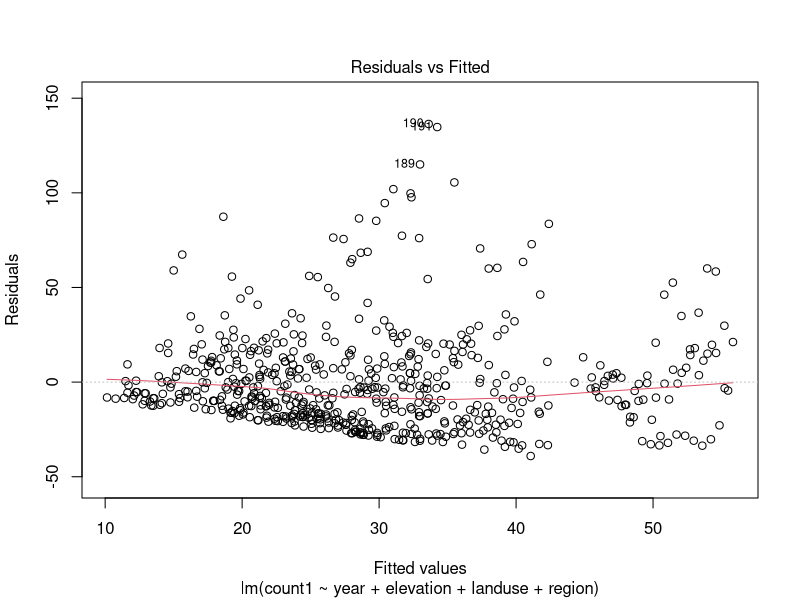
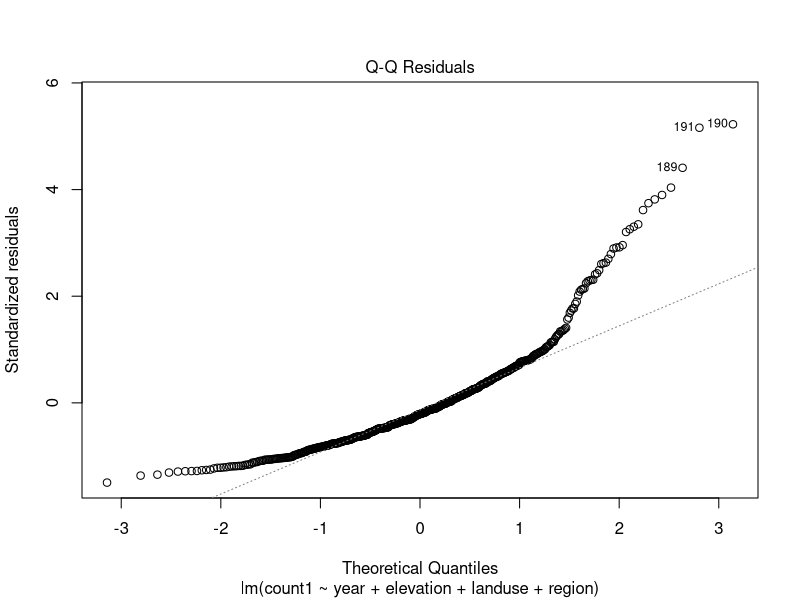
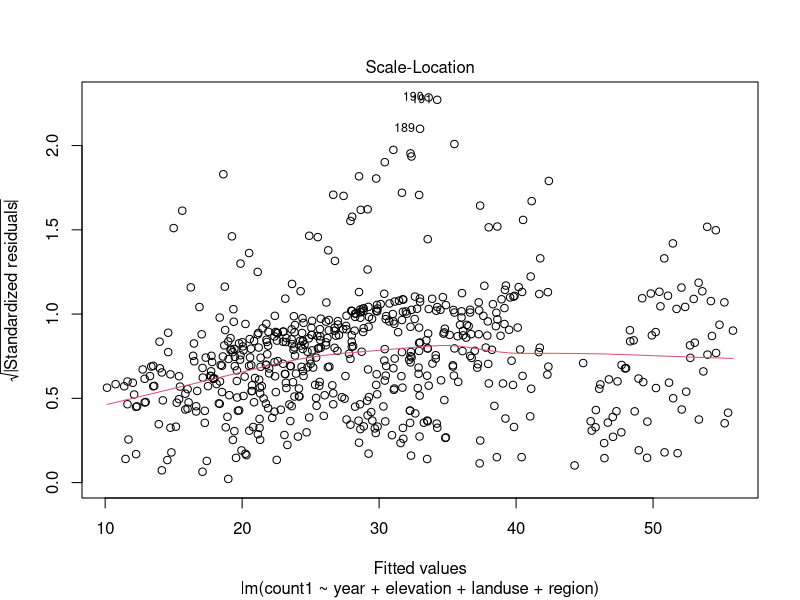
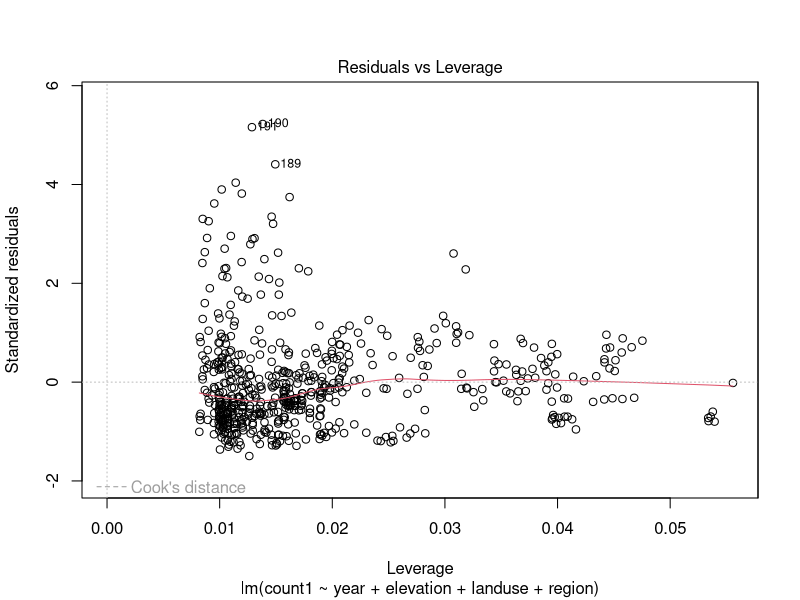
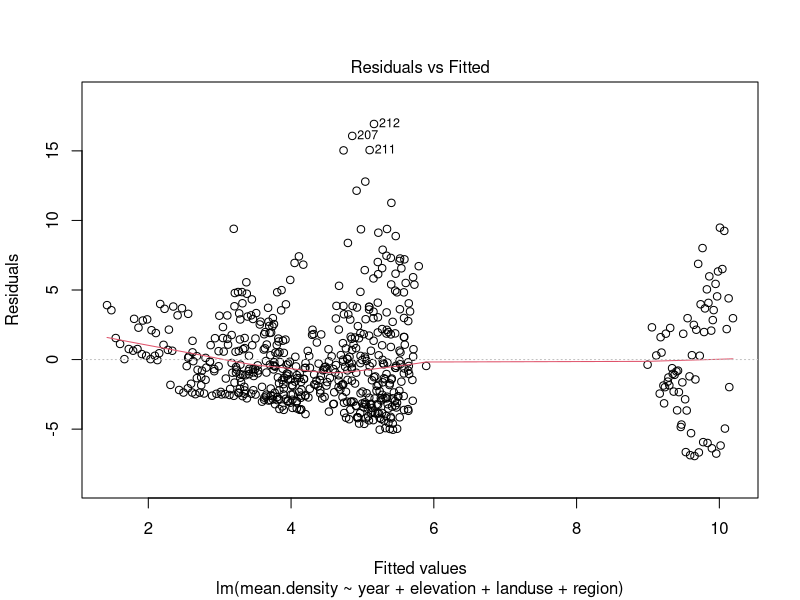
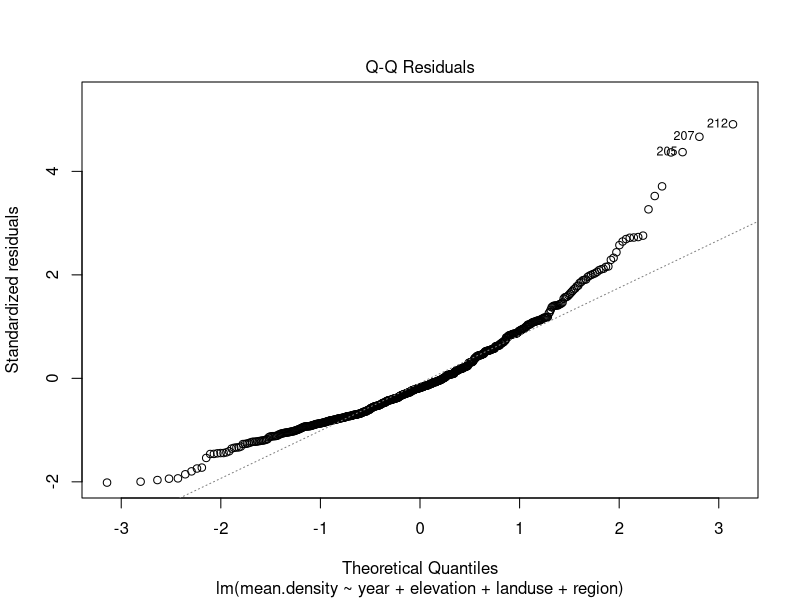
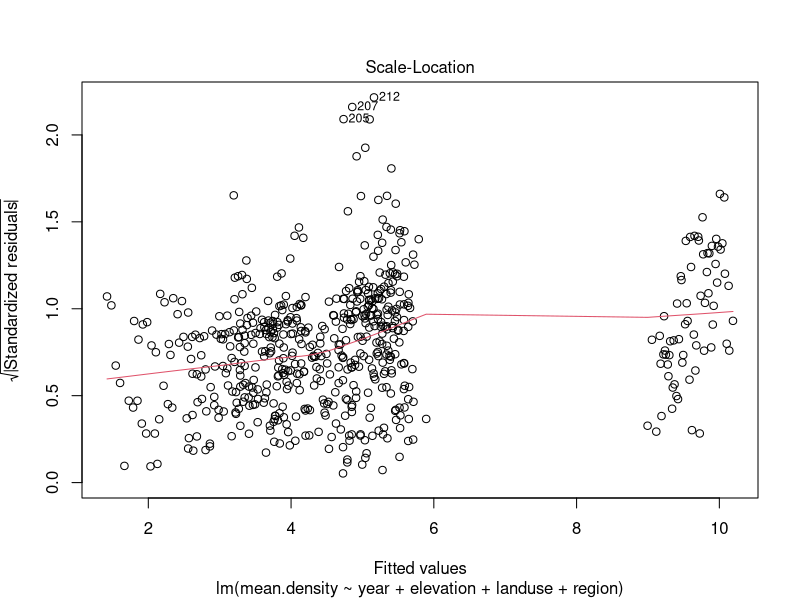
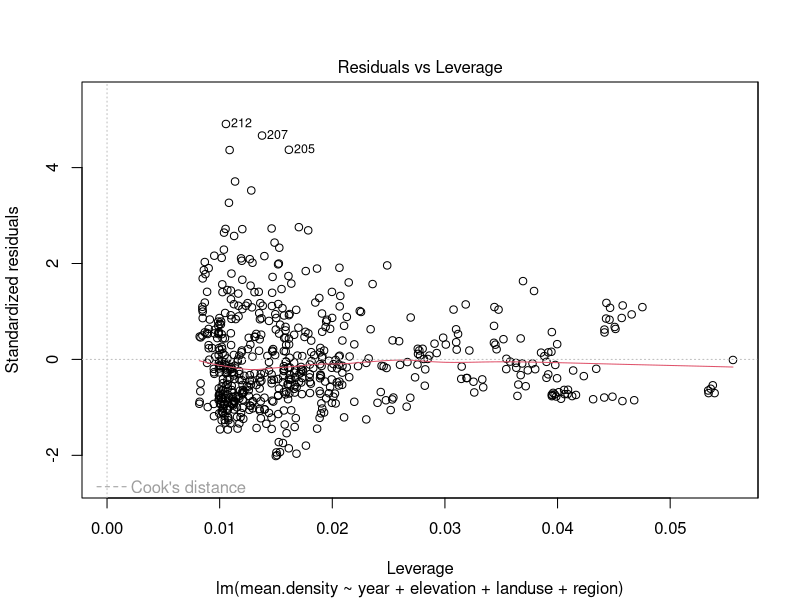

Write R code to recreate these figures, in order.
## ---- chunk 1
hares <- read.table("Data/hares_data.txt", header = TRUE, stringsAsFactors = FALSE)
str(hares)
## ---- chunk 2
hares <- hares[which(!is.na(hares$count1)), ] # this takes all the columns for the rows where count1 is not missing (NA)
## ---- chunk 3
lm1 <- lm(count1 ~ year + elevation + landuse + region, data = hares)
## ---- chunk 4
plot(lm1)
## ---- chunk 5
lm2 <- lm(mean.density ~ year + elevation + landuse + region, data = hares)
## ---- chunk 6
plot(lm2)
## ---- chunk 7
glm1 <- glm(count1 ~ year + elevation + landuse + region, data = hares, family = poisson)
## ---- chunk 8
summary(glm1)
## ---- chunk 9
plot(glm1)
## ---- chunk 10
glm2 <- glm(count1 ~ year + elevation + landuse + region + area, data = hares, family = poisson)
plot(glm2)
summary(glm2)

AIC(glm1)
AIC(glm2)
## ---- chunk 11
glm3 <- glm(count1 ~ year + elevation + landuse + region, offset = area, data = hares, family = poisson)
plot(glm3)
summary(glm3)

AIC(glm1)
AIC(glm2)
AIC(glm3) # not sure if AIC is valid for comparison with and without offset
## ---- chunk 12
# I called my data "hares" but you would use whatever dataframe you read the data into.
hares$presence <- ifelse(hares$count1 > 0, 1, 0)

glm4 <- glm(presence ~ year + elevation + landuse + region, data = hares, family = binomial)
## ---- chunk 13
seals <- read.table("Data/Seals.txt", header = TRUE, stringsAsFactors = FALSE)
str(seals)
glm_seals <- glm(Abun ~ Site + Week + Month + Year + Timeofday, data = seals, family = poisson)
summary(glm_seals)
plot(predict(glm_seals), resid(glm_seals))
abline(h = 0, col = "red")
